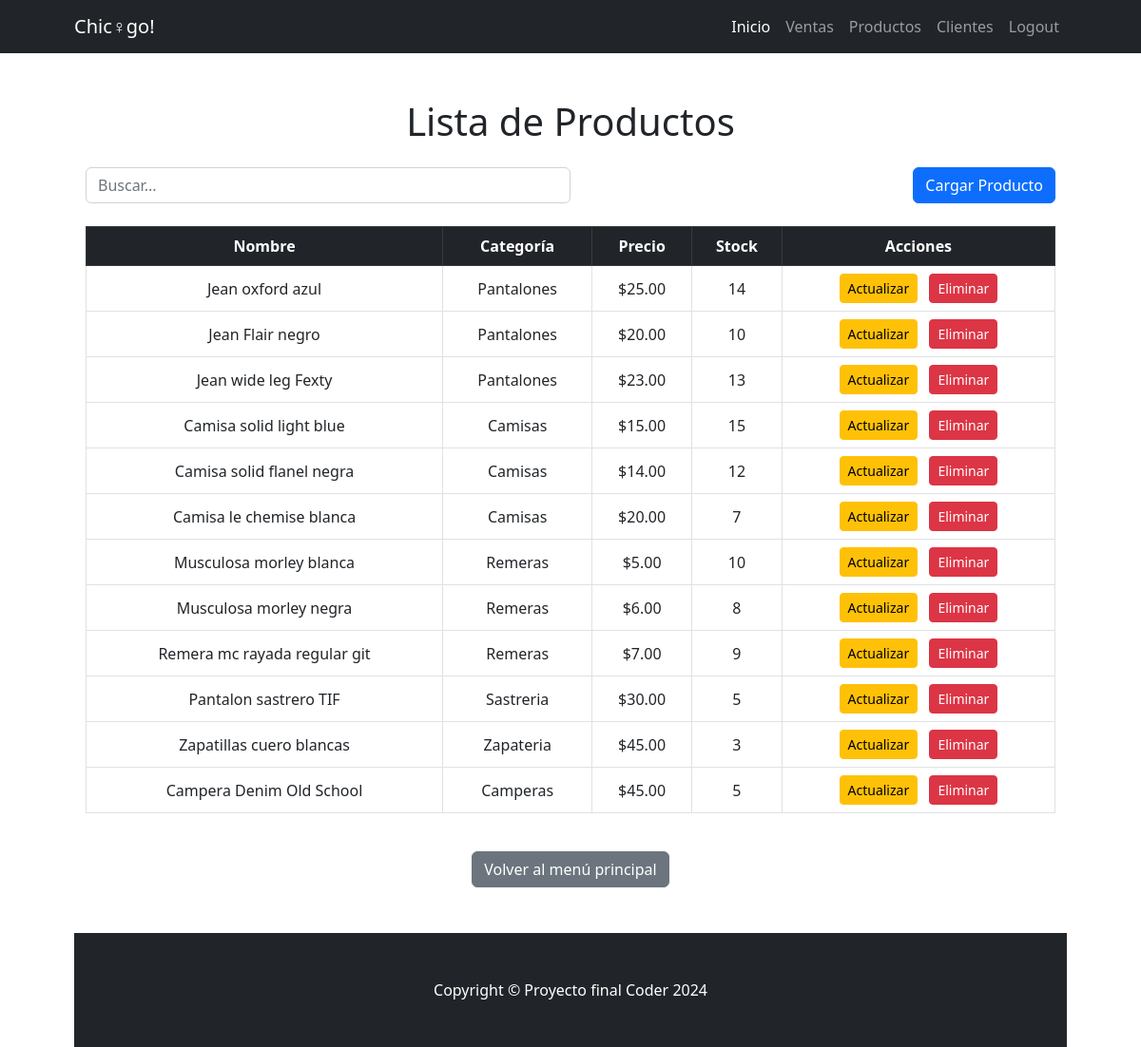
Screenshot of /Productos/list (signed in) with the database file from the repository.
### Chicago/models.py (models this page shows, shortened)
class Producto(models.Model):
    nombre = models.CharField(max_length=200)
    categoria = models.CharField(max_length=100)
    precio = models.DecimalField(max_digits=10, decimal_places=2)
    stock = models.PositiveIntegerField()

### Chicago/Views_Models/Productos.py (the view)
# urls.py: path("Productos/list", Productos.ProductoListView.as_view(), name="Productos_list"),
class ProductoListView(ListView):
    model= Producto
    def get_queryset(self):
        busqueda = self.request.GET.get("busqueda")
        if busqueda:
            query = Producto.objects.filter(nombre__icontains=busqueda)
        else:
            query = Producto.objects.all()
        return query

### Chicago/Templates/Chicago/Producto_list.html
{% extends 'Chicago/base.html' %}
{% block contenido %}
<div class="container my-5">
    <h1 class="text-center mb-4">Lista de Productos</h1>
    <form method="get" class="mb-4 d-flex justify-content-between">
        <input
            type="text"
            name="busqueda"
            class="form-control w-50"
            placeholder="Buscar...">
        <a href="{% url 'Chicago:Productos_create' %}" class="btn btn-primary ms-3">Cargar Producto</a>
    </form>
    <div class="table-responsive">
        <table class="table table-bordered table-hover text-center align-middle">
            <thead class="table-dark">
                <tr>
                    <th>Nombre</th>
                    <th>Categoría</th>
                    <th>Precio</th>
                    <th>Stock</th>
                    <th>Acciones</th>
                </tr>
            </thead>
            <tbody>
                {% for producto in object_list %}
                    <tr>
                        <td>{{ producto.nombre }}</td>
                        <td>{{ producto.categoria }}</td>
                        <td>${{ producto.precio }}</td>
                        <td>{{ producto.stock }}</td>
                        <td>
                            <a href="{% url 'Chicago:Productos_update' pk=producto.id %}" class="btn btn-warning btn-sm me-2">Actualizar</a>
                            <a href="{% url 'Chicago:Productos_delete' producto.id %}" class="btn btn-danger btn-sm">Eliminar</a>
                        </td>
                    </tr>
                {% empty %}
                <tr>
                    <td colspan="5" class="text-muted">No hay datos disponibles.</td>
                </tr>
                {% endfor %}
            </tbody>
        </table>
    </div>
    <div class="text-center mt-4">
        <a href="{% url 'Chicago:index' %}" class="btn btn-secondary">Volver al menú principal</a>
    </div>
</div>
{% endblock contenido %}

### rows the page displays
Producto: nombre "Jean oxford azul", categoria "Pantalones", precio "25.00", stock "14"
Producto: nombre "Jean Flair negro", categoria "Pantalones", precio "20.00", stock "10"
Producto: nombre "Jean wide leg Fexty", categoria "Pantalones", precio "23.00", stock "13"
Producto: nombre "Camisa solid light blue", categoria "Camisas", precio "15.00", stock "15"
Producto: nombre "Camisa solid flanel negra", categoria "Camisas", precio "14.00", stock "12"
Producto: nombre "Camisa le chemise blanca", categoria "Camisas", precio "20.00", stock "7"
Producto: nombre "Musculosa morley blanca", categoria "Remeras", precio "5.00", stock "10"
Producto: nombre "Musculosa morley negra", categoria "Remeras", precio "6.00", stock "8"
Producto: nombre "Remera mc rayada regular git", categoria "Remeras", precio "7.00", stock "9"
Producto: nombre "Pantalon sastrero TIF", categoria "Sastreria", precio "30.00", stock "5"
Producto: nombre "Zapatillas cuero blancas", categoria "Zapateria", precio "45.00", stock "3"
Producto: nombre "Campera Denim Old School", categoria "Camperas", precio "45.00", stock "5"
